Frame 1 (no input): blank canvas, image omitted
Frame 60 (the mouse pressed at the canvas centre just before this capture): blank canvas, image omitted
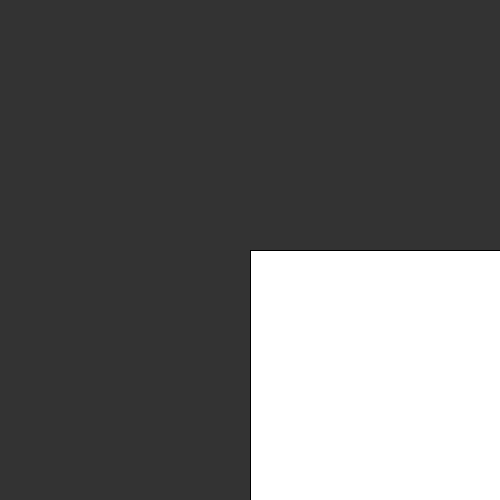
Frame 120 (the mouse held since frame 60 and released just before this capture)

The Processing sketch whose frames 1 and 60 were blank and that drew this single picture after the mouse press (run headless with seeded random() and noise(); from frame 60 on, the mouse is pressed at the canvas centre):

// Processing sketch: SquareScale
// ── SquareScale.pde


void setup(){

 size(500,500);
}

void draw(){
 delay(10);
 background(51);
 int w = mouseX/2;
 fill(255);
 rect(2*w, 2*w, 2*w, 2*w);
}
